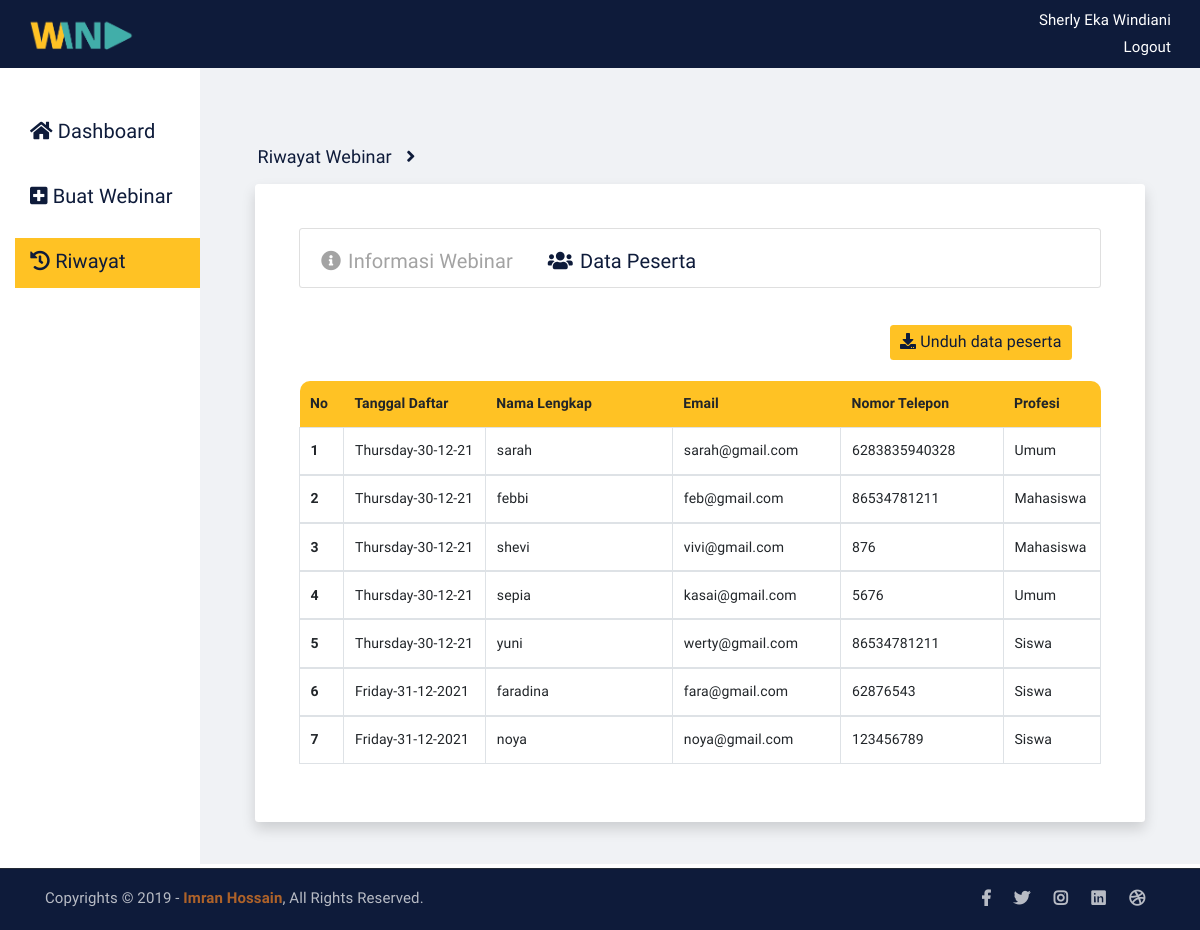
Page /data-peserta-eo.php on the committed database.
### tables this page shows
CREATE TABLE `tb_daftar_peserta` (
  `id_peserta` int(11) NOT NULL,
  `nama_peserta` varchar(225) NOT NULL,
  `email_peserta` varchar(225) NOT NULL,
  `notelp_peserta` bigint(100) NOT NULL,
  `profesi_peserta` varchar(50) NOT NULL,
  `tgl_daftar` varchar(225) NOT NULL
);

### data-peserta-eo.php (the view, shortened to what this page needs)
<!DOCTYPE html>
<html lang="en">
<head>
	<link rel="stylesheet" href="assets/css/all.min.css">
	<link rel="stylesheet" href="assets/bootstrap/css/bootstrap.min.css">
	<link rel="stylesheet" href="assets/css/owl.carousel.css">
	<link rel="stylesheet" href="assets/css/magnific-popup.css">
	<link rel="stylesheet" href="assets/css/animate.css">
	<link rel="stylesheet" href="assets/css/meanmenu.min.css">
	<link rel="stylesheet" href="assets/css/main.css">
	<link rel="stylesheet" href="assets/css/css_sherly.css">
	<link rel="stylesheet" href="assets/css/responsive.css">
</head>
<?php
    include "koneksi.php";
    $id_peserta=$_GET['id_peserta'];
    $query="SELECT*FROM tb_daftar_peserta WHERE id_peserta ='$id_peserta'";
    $hasilDetail=mysqli_query($koneksi,$query);
    $dataDetail=mysqli_fetch_array($hasilDetail);
?>
<body>
    <nav class="navbar navBarEo">
        <div class="container-fluid navBarEo">
            <a class="navbar-brand" href="index.php">
                <img src="assets/img/logo_transparan.png" style="width: 70%" alt="">
            </a>
            <div class="navBarUsername">
				<p class="panggilUsername">Sherly eka windiani</p>
				<a class="txtLogout" href="#">Logout</a>
			</div>
        </div>
    </nav>
	<div class="container-fluid">
		<div class="row" >
			<div class="col-md-2 colKiri">
				<div class="sidebarEo">
				    <ul style='list-style-type: none;'>
						<li class="listMenu" >
							<a class="pilihanMenu" href="dashboard-eo.php"><i class="fas fa-home"></i> Dashboard</a>
						</li>
						<li class="listMenu">
							<a class="pilihanMenu" href="buat-webinar-eo
							.php"><i class="fas fa-plus-square"></i> Buat Webinar</a>
						</li>
						<li class="listMenu active ">
							<a class="pilihanMenu" href="riwayat-webinar-eo.php"><i class="fas fa-history" ></i> Riwayat</a>
						</li>
					</ul>
				</div>
			</div>
			<div class="col-md-10" style="background-color: #F0F2F5; height: 100%;">
				<div class="cardDashboard">
					<div class="card detailRiwayat">
						<div class="card-body row petunjukDetail">
							<h6 class="card-title"><a href="riwayat-webinar-eo.php">Riwayat Webinar </a><i class="fas fa-angle-right ikonAngleRight" ></i></h6>
                            <h6 class="card-title judulDetail"><?php echo $dataDetail['judul_webinar'];?> </h6>
						</div>
					</div>
					<div class="card shadow p-3 mb-5 bg-white rounded" style="width: 100%; border: none; border-radius: 6px; ">
						<div class="card-body" style="margin: 20px; padding: 10px;" >
							<div class="d-flex justify-content-center ">
								<div class="card cardPilihanDetail">
									<nav class="navbar navbar-expand-lg">
										<div class="collapse navbar-collapse" >
											<div class="navbar-nav">
												<a class="nav-item nav-link navLinkDetail mr-2" href="detail-webinar-eo.php?id_peserta=<?php echo $data['id_peserta'];?>" ><i class="fas fa-info-circle mr-2"></i>Informasi Webinar</a>
												<a class="nav-item nav-link navLinkDetail ml-3 active" href="data-peserta-eo.php"><i class="fas fa-users mr-2"></i>Data Peserta</a>
											</div>
										</div>
									</nav>
								</div>
							</div>
							<div class="navbar">
								<div class="container d-flex justify-content-end mb-3 ">
                                    <a href="#" class="btn btn-dark unduhDataPeserta"><i class="fas fa-download"></i> Unduh data peserta</a>
                                </div>
							</div>
                            <table class="table table-bordered tabelRiwayat" >
								<thead>
									<tr class="tabelThead">
										<th scope="col" style="border-top-left-radius: 10px; border: none; width: 50px">No</th>
										<th scope="col" style="border: none; width: 200px">Tanggal Daftar</th>
										<th scope="col" style="border: none; width: 300px">Nama Lengkap</th>
										<th scope="col" style="border: none; width: 200px ">Email</th>
                                        <th scope="col" style="border: none; width: 200px ">Nomor Telepon</th>
										<th scope="col" style="border-top-right-radius: 10px; border: none; width: 100px;">Profesi</th>
									</tr>
								</thead>
									<?php
										include "koneksi.php";
										$no=1;
										$cari = $_POST['inputCari'];
										if($cari != ''){
											$select= mysqli_query($koneksi, "SELECT * FROM tb_daftar_peserta WHERE id_peserta AND nama_peserta LIKE '%".$cari."%' OR profesi_peserta LIKE '%".$cari."%' ");
										}else{
											$select= mysqli_query($koneksi, "SELECT * FROM tb_daftar_peserta WHERE id_peserta ");
										}
										if(mysqli_num_rows($select)){
											while ($data=mysqli_fetch_array ($select)){
									?>
								<tbody>
									<tr>
										<th><?php echo $no++;?></th>
										<td style="text-transform: capitalize;"><?php echo $data['tgl_daftar'];?> </td>
										<td><?php echo $data['nama_peserta'];?> </td>
                                        <td><?php echo $data['email_peserta'];?> </td>
                                        <td><?php echo $data['notelp_peserta'];?> </td>
										<td><?php echo $data['profesi_peserta'];?> </td>
									</tr>
								</tbody>
								<?php } } else{
										echo '<tr class="align-middle"><td colspan="5">Tidak ada data</td></tr>';
									}?>
							</table>
						</div>
					</div>
				</div>
			</div>
		</div>
	</div>
	<div class="copyright" style="background-color: #0E1B3A">
		<div class="container">
			<div class="row">
				<div class="col-lg-6 col-md-12">
					<p>Copyrights &copy; 2019 - <a href="https://imransdesign.com/">Imran Hossain</a>,  All Rights Reserved.</p>
				</div>
				<div class="col-lg-6 text-right col-md-12">
					<div class="social-icons">
						<ul>
							<li><a href="#" target="_blank"><i class="fab fa-facebook-f"></i></a></li>
							<li><a href="#" target="_blank"><i class="fab fa-twitter"></i></a></li>
							<li><a href="#" target="_blank"><i class="fab fa-instagram"></i></a></li>
							<li><a href="#" target="_blank"><i class="fab fa-linkedin"></i></a></li>
							<li><a href="#" target="_blank"><i class="fab fa-dribbble"></i></a></li>
						</ul>
					</div>
				</div>
			</div>
		</div>
	</div>
</body>
</html>

### assets/css/main.css (style rules this page uses)
html { font-size: 14px; font-weight: 400; line-height: 28px; height: 100%; }
body { font-family: 'Lexend Deca', sans-serif; font-weight: 400; font-size: 1rem; letter-spacing: 0.1px; line-height: 1.8; color: #051922; overflow-x: hidden; }
body img { max-width: 100%; }
a { cursor: pointer; text-decoration: none; -webkit-transition: all 0.2s ease-in-out; -o-transition: all 0.2s ease-in-out; transition: all 0.2s ease-in-out; }
h1, .h1, h2, .h2, h3, .h3, h4, .h4, h5, .h5, h6, .h6 { font-family: 'Lexend Deca', sans-serif; font-weight: 700; margin: 0 0 1.25rem 0; color: #051922; }
h1:last-child, .h1:last-child, h2:last-child, .h2:last-child, h3:last-child, .h3:last-child, h4:last-child, .h4:last-child, h5:last-child, .h5:last-child, h6:last-child, .h6:last-child { margin: 0; }
h6, .h6 { font-size: 1rem; font-weight: 700; line-height: 1.5rem; }
p { font-family: 'Lexend Deca', sans-serif; font-weight: 400; font-size: 1rem; letter-spacing: 0.1px; line-height: 1.8; color: #051922; margin: 0 0 1.25rem 0; }
p:last-child { margin: 0; }
a.navbar-brand img { max-width: 150px; }
.copyright { background-color: #051922; border-top: 1px solid #232a35; }
.copyright p { margin: 0; color: #fff; opacity: 0.7; padding: 16px 0; font-size: 15px; }
.copyright a { color: #F28123; font-weight: 700; }
.social-icons ul { margin: 0; padding: 0; list-style: none; }
.social-icons ul li { display: inline-block; }
.social-icons ul li a { font-size: 16px; color: #fff; opacity: 0.7; padding: 16px 10px; display: block; }
a.navbar-brand { -webkit-transition: 0.3s; -o-transition: 0.3s; transition: 0.3s; }
.social-icons ul li a { -webkit-transition: 0.3s; -o-transition: 0.3s; transition: 0.3s; }
html, body { height: 100%; }
thead { border-bottom: 1px solid #eee; }

### assets/css/css_sherly.css (style rules this page uses)
.navBarEo { background-color: #0E1B3A; }
.navBarUsername { text-align: right; }
.panggilUsername { color: white; font-family: 'Lexend Deca', sans-serif; font-size: 15px; margin-bottom: 0px; text-transform: capitalize; }
.txtLogout { color: white; font-family: 'Lexend Deca', sans-serif; font-size: 15px; font-weight: 200; }
.colKiri { height: 800px; background-color: white; width: 300px; }
.sidebarEo { padding-top: 40px; margin-left: -20px; width: 400px; }
.sidebarEo ul li.active { background-color: #FFC224 ; color: white !important; }
.listMenu { margin-left: -20px; padding-top: 5px; padding-bottom: 5px; padding-right: 5px; padding-left: 5px; width: 200px; height: 50px; font-family: 'Lexend Deca', sans-serif; font-size: 20px; cursor: pointer; }
.pilihanMenu { margin-left: 10px; color: #0E1B3A; }
.cardDashboard { margin: 40px; }
.tempatGambarPoster .textRekom, h6 { font-size: 15px; color: #0E1B3A; font-weight: normal; text-align: center; padding: 10px; }
.tabelRiwayat { border: none; }
.tabelThead { background-color: #FFC224; border: none; }
.detailRiwayat { margin-bottom: 20px; margin-top: 50px; background: transparent; border: none; }
.petunjukDetail h6 { font-size: 18px; margin-bottom: -30px; margin-left: -10px; }
.petunjukDetail h6 a { color: #0E1B3A; }
.ikonAngleRight { color: #0E1B3A; margin-left: 10px; }
.judulDetail { text-transform: capitalize; color: #454545; }
.cardPilihanDetail { margin-bottom: 30px; width: 100%; height: 60px; }
.navLinkDetail { font-size: 20px; color: #A3A3A3; }
.navLinkDetail.active { color: #0E1B3A; }
.unduhDataPeserta { font-size: 16px; color: #0E1B3A; border: none; background-color: #FFC224; align-content: flex-end; }

### rows in the picture
tb_daftar_peserta: tgl_daftar "Thursday-30-12-21", nama_peserta "sarah", email_peserta "sarah@gmail.com", notelp_peserta "6283835940328", profesi_peserta "Umum"
tb_daftar_peserta: tgl_daftar "Thursday-30-12-21", nama_peserta "febbi", email_peserta "feb@gmail.com", notelp_peserta "86534781211", profesi_peserta "Mahasiswa"
tb_daftar_peserta: tgl_daftar "Thursday-30-12-21", nama_peserta "shevi", email_peserta "vivi@gmail.com", notelp_peserta "876", profesi_peserta "Mahasiswa"
tb_daftar_peserta: tgl_daftar "Thursday-30-12-21", nama_peserta "sepia", email_peserta "kasai@gmail.com", notelp_peserta "5676", profesi_peserta "Umum"
tb_daftar_peserta: tgl_daftar "Thursday-30-12-21", nama_peserta "yuni", email_peserta "werty@gmail.com", notelp_peserta "86534781211", profesi_peserta "Siswa"
tb_daftar_peserta: tgl_daftar "Friday-31-12-2021", nama_peserta "faradina", email_peserta "fara@gmail.com", notelp_peserta "62876543", profesi_peserta "Siswa"
tb_daftar_peserta: tgl_daftar "Friday-31-12-2021", nama_peserta "noya", email_peserta "noya@gmail.com", notelp_peserta "123456789", profesi_peserta "Siswa"
